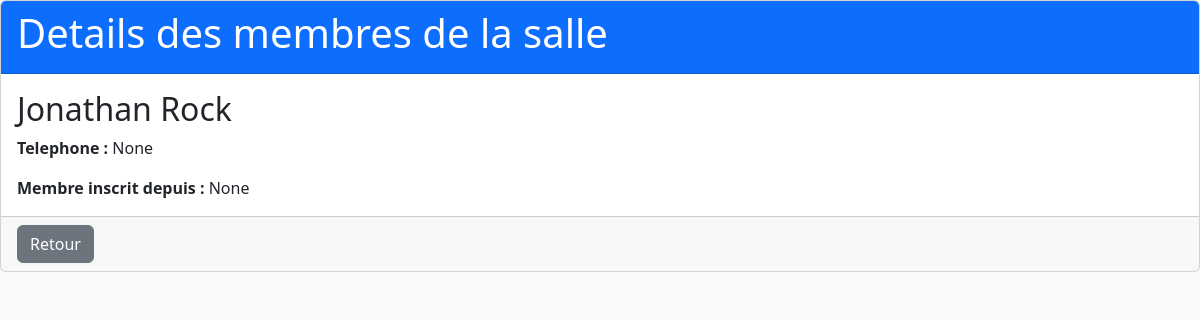
The app's page /members/details/2 with its own data.
### members/models.py (models this page shows)
class Member (models.Model):
    firstname = models.CharField(max_length=255)
    lastname = models.CharField(max_length=255)
    phone = models.IntegerField(null=True)
    joined_date = models.DateField(null=True)

### members/views.py (the view)
# urls.py: path('members/details/<int:id>', views.details, name='details'),
def details(request, id):
    mymember = Member.objects.get(id=id)
    template = loader.get_template('details.html')
    context = {
    'mymember': mymember,
    }
    return HttpResponse(template.render(context, request))

### members/templates/details.html (shortened to what this page needs)
<!DOCTYPE html>
<html lang="fr">
<head>
        <link href="https://cdn.jsdelivr.net/npm/bootstrap@5.3.3/dist/css/bootstrap.min.css" rel="stylesheet">
</head>
<body class="bg-light">
    <div class="card">
        <div class="card-header bg-primary text-white">
            <h1> Details des membres de la salle</h1>
        </div>
        <div class="card-body">
            <h2 class="card-title"> {{ mymember.firstname }} {{ mymember.lastname }} </h2>
            <p class="card-text"> <strong>Telephone :</strong> {{ mymember.phone }} </p>
            <p class="card-text"><strong>Membre inscrit depuis : </strong>{{ mymember.joined_date }}</p>
        </div>
        <div class="card-footer">
            <a href="{% url 'members' %}" class="btn btn-secondary">Retour</a>
        </div>
    </div>
</body>
</html>

### records on screen
Member: firstname "Jonathan", lastname "Rock", phone "None", joined_date "None"
